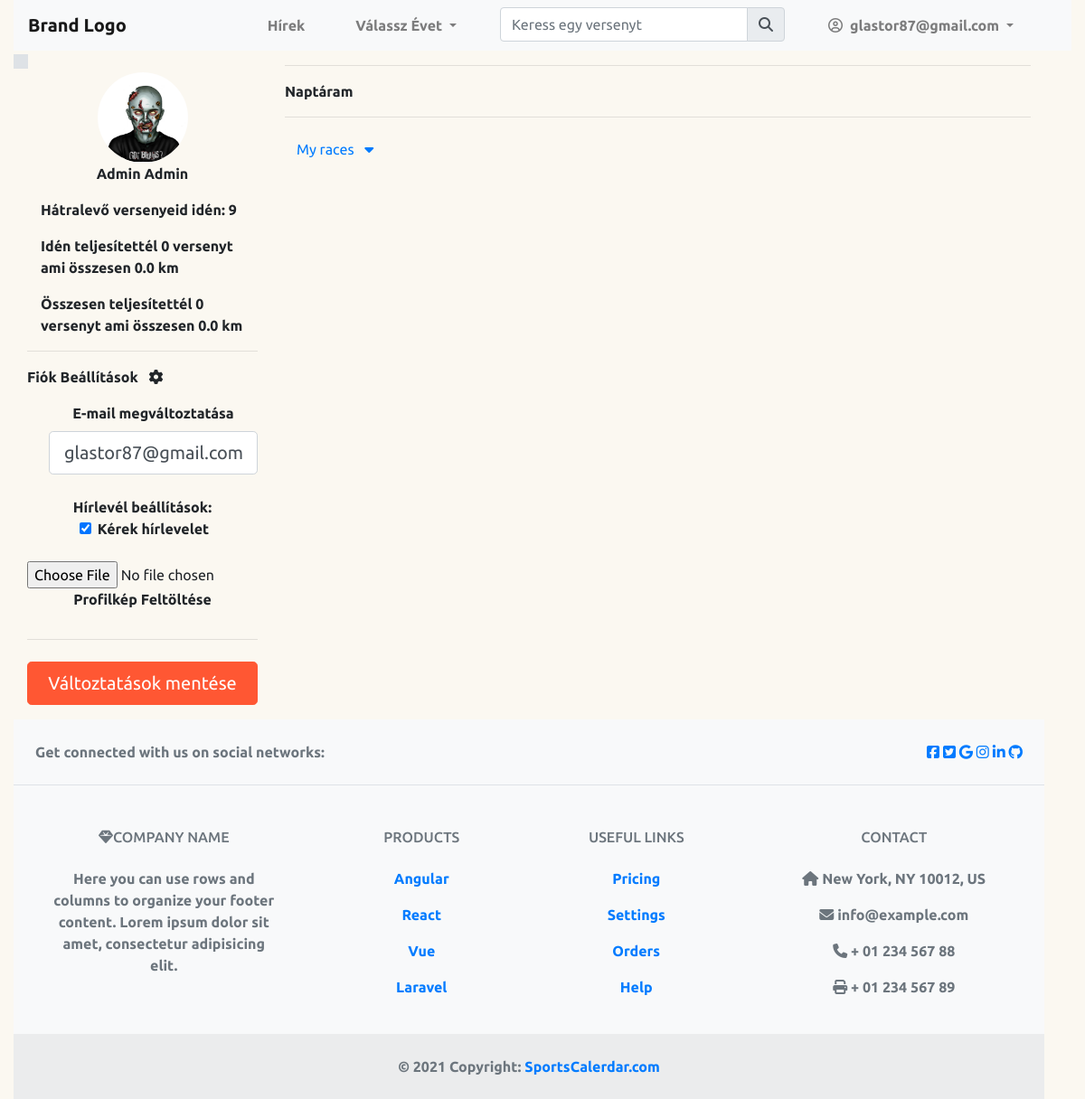
Page /dashboard (signed in) on the committed database.
### sportscalendar/models.py (models this page shows, shortened)
class User(db.Model, UserMixin):
    id = db.Column(db.Integer, primary_key=True)
    firstname = db.Column(db.String(100), nullable=False)
    lastname = db.Column(db.String(100), nullable=False)
    email = db.Column(db.String(220), unique=True, nullable=False)
    password = db.Column(db.String(100), nullable=False)
    newsletter = db.Column(db.Boolean, nullable=False, default=True)
    reg_date = db.Column(db.Date, nullable=False)
    is_premium = db.Column(db.Boolean, nullable=False)
    profile_pic = db.Column(db.String(255), default='default.png')
    following = db.relationship ("Race", secondary=user_race, backref="followers")

### sportscalendar/routes.py (the view)
@app.route("/dashboard", methods=["GET", "POST"])
@login_required
def dashboard():
    form = UpdateAccountForm()
    if form.validate_on_submit():
        if form.picture.data:
            picture_file = save_picture(form.picture.data)
            current_user.profile_pic = picture_file
        current_user.email = form.email.data
        current_user.newsletter = form.newsletter.data
        id = current_user.id
        db.session.commit()
        flash("Felhasználói adatok frisstve!", "success")
        return redirect(url_for("dashboard", id=id))
    elif request.method == 'GET':
        form.email.data = current_user.email
        form.newsletter.data = current_user.newsletter
    today = datetime.now()
    user_id = request.args.get('id')
    user = User.query.get(user_id)
    races = current_user.following
    datas = get_races_datas(races)
    image_file = url_for('static', filename='/image/profile_pics/' + current_user.profile_pic)
    if form.validate_on_submit():
        current_user.email = form.email.data
        current_user.newsletter = form.newsletter.data
        db.session.commit()
        flash("Felhasználói adatok frisstve!", "success")
        return redirect(url_for("dashboard"))
    elif request.method == 'GET':
        form.newsletter.data = current_user.newsletter
    print(datas)
    return render_template("dashboard.html",
                           logged_in=True,
                           user=user,
                           races=races,
                           today=today,
                           races_this_year=datas[0],
                           km_this_year=datas[1],
                           races_left=datas[2],
                           all_km=datas[3],
                           all_races=datas[4],
                           image_file=image_file,
                           form=form
                           )

### sportscalendar/forms.py (shortened to what this page needs)
class UpdateAccountForm(FlaskForm):
    email = StringField("E-mail megváltoztatása",
                        validators=[Email(), DataRequired()])
    newsletter = BooleanField("Kérek hírlevelet")
    picture = FileField('Profilkép Feltöltése',
                        validators=[FileAllowed(['jpg', 'png'])])
    submit = SubmitField("Változtatások mentése")

### sportscalendar/models.py (called while the page is built)
@login_manager.user_loader
def load_user(user_id):
    return User.query.get(int(user_id))

### sportscalendar/routes.py (called while the page is built)
def get_races_datas(races):
    done_races_number_this_year = 0
    done_races_km_this_year = 0.0
    races_left_this_year = 0
    all_races = 0
    all_km = 0.0
    for race in races:
        if race.start_date <= datetime.now():
            all_races += 1
            all_km += float(race.distance)
        if race.start_date <= datetime.now() and race.start_date.year == datetime.now().year:
            done_races_number_this_year += 1
            done_races_km_this_year += float(race.distance)
        elif race.start_date.year == datetime.now().year:
            races_left_this_year += 1
    return done_races_number_this_year, done_races_km_this_year, races_left_this_year, all_km, all_races

### sportscalendar/templates/dashboard.html (shortened to what this page needs)
{% extends "base.html" %}
{% block header %}
<link rel="stylesheet" href="https://cdn.jsdelivr.net/npm/fullcalendar@5.10.2/main.min.css">
{% endblock %}
{% block content %}
<div class="row container-fluid">
    <div class="col-md-3 pt-4">
        <div class="text-center">
            <img src="{{ image_file }}" class="rounded-circle account-img text-center">
        </div>
        <div class="text-center">
             {{ current_user.lastname }} {{ current_user.firstname }}
        </div>
        <div class="container mt-3">
            Hátralevő versenyeid idén: {{ races_left }}
        </div>
        <div class="container mt-3">
            Idén teljesítettél {{ races_this_year }} versenyt ami összesen {{ km_this_year }} km
        </div>
        <div class="container mt-3">
            Összesen teljesítettél {{ all_races }} versenyt ami összesen {{ all_km }} km
        </div>
        <div>
            <hr>
            <p>
                    <span>Fiók Beállítások</span> <i class="fa-solid fa-gear ml-2"></i>
                <div class="text-center" id="account-settings">
                        <form method="POST" action="" class="form-signin" enctype="multipart/form-data" novalidate>
                    <div class="ml-4 mb-4">
                            {{ form.email.label(class="form-label") }}
                            {{ form.email(class="form-control form-control-lg", id="form3Example3cg" ,placeholder="Új e-mail") }}
                    </div>
                     Hírlevél beállítások:
                    <div class="ml-4 mb-4">
                            {{ form.newsletter(class="form-check-input") }}
                            {{ form.newsletter.label(class="custom-control-label") }}
                    </div>
                    <div class="mb-4">
                            {{ form.picture(class="form-control-file") }}
                            {{ form.picture.label() }}
                    </div>
                    <hr class="my-4">
                                 {{ form.submit(class="btn btn-lg btn-primary btn-block") }}
                </form>
                </div>
            </p>
        </div>
    </div>
    <div class="col-md-9">
        <hr>
        <p>
            Naptáram
        </p>
        <hr>
        <p>
            <a class="btn" data-toggle="collapse" href="#collapseExample1" role="button" aria-expanded="false"
               aria-controls="collapseExample1">
                <span>My races</span> <i class="fas fa-caret-down ml-2"></i>
            </a>
        </p>
{% endblock %}

### sportscalendar/templates/base.html (shortened to what this page needs)
<!DOCTYPE html>
<html lang="en">
<head>
    <link
      rel="stylesheet"
      href="https://use.fontawesome.com/releases/v5.13.0/css/all.css"
    />
    <link rel="stylesheet" href="https://maxcdn.bootstrapcdn.com/bootstrap/4.0.0/css/bootstrap.min.css"
>
    <link rel="stylesheet" href="{{ url_for('static', filename='/css/styles.css') }}">
    {% block header %}{% endblock %}
</head>
<body>
<div class="main-container container-fluid">
<nav class="navbar navbar-expand-lg navbar-light bg-light">
    <a class="navbar-brand" href="/">Brand Logo</a>
    <div class="collapse navbar-collapse" id="navbarNav">
        <ul class="navbar-nav ml-auto">
            <li class="nav-item">
                <a class="nav-link" href="#">Hírek</a>
            </li>
            <li class="nav-item dropdown">
                <a class="nav-link dropdown-toggle" href="#" id="navbarDropdown" role="button" data-toggle="dropdown"
                   aria-haspopup="true" aria-expanded="false">
                    Válassz Évet
                </a>
            </li>
            <li class="nav-item">
                <div class="input-group">
                    <form class="input-group" method="POST">
                <input type="text" class="form-control" name="search_string" placeholder="Keress egy versenyt" aria-label="Recipient's username" aria-describedby="basic-addon2">
                <div class="input-group-append">
                <input style="font-family:FontAwesome;" class="input-group-text btn btn-light" id="basic-addon2" formaction="{{ url_for('search') }}" type="submit" value="&#xf002">
                </div></form>
                </div>
            </li>
            {% if current_user.is_authenticated %}
             <li class="nav-item dropdown">
                <a class="nav-link dropdown-toggle" href="#" id="UserDropdown" role="button" data-toggle="dropdown"
                   aria-haspopup="true" aria-expanded="false">
                   <i class="far fa-user-circle mr-1"></i>  {{ current_user.email }}
                </a>
            </li>
            {% else %}
            <li class="nav-item">
                <a class="nav-link" href="{{ url_for('login') }}">Sign In</a>
            </li>
            {% endif %}
        </ul>
    </div>
</nav>
{% block content %} {% endblock %}
</div>
</body>
<footer class="text-center text-lg-start bg-light text-muted">
  <section
    class="d-flex justify-content-center justify-content-lg-between p-4 border-bottom"
  >
    <div class="me-5 d-none d-lg-block">
      <span>Get connected with us on social networks:</span>
    </div>
    <div>
      <a href="" class="me-4 text-reset">
        <i class="fa fa-facebook-square"></i>
      </a>
      <a href="" class="me-4 text-reset">
        <i class="fa fa-twitter-square"></i>
      </a>
      <a href="" class="me-4 text-reset">
        <i class="fa fa-google"></i>
      </a>
      <a href="" class="me-4 text-reset">
        <i class="fa fa-instagram"></i>
      </a>
      <a href="" class="me-4 text-reset">
        <i class="fa fa-linkedin"></i>
      </a>
      <a href="" class="me-4 text-reset">
        <i class="fa fa-github"></i>
      </a>
    </div>
  </section>
  <section class="">
    <div class="container text-center text-md-start mt-5">
      <div class="row mt-3">
        <div class="col-md-3 col-lg-4 col-xl-3 mx-auto mb-4">
          <h6 class="text-uppercase fw-bold mb-4">
            <i class="fa fa-gem me-3"></i>Company name
          </h6>
          <p>
            Here you can use rows and columns to organize your footer content. Lorem ipsum
            dolor sit amet, consectetur adipisicing elit.
          </p>
        </div>
        <div class="col-md-2 col-lg-2 col-xl-2 mx-auto mb-4">
          <h6 class="text-uppercase fw-bold mb-4">
            Products
          </h6>
          <p>
            <a href="#!" class="text-reset">Angular</a>
          </p>
          <p>
            <a href="#!" class="text-reset">React</a>
          </p>
          <p>
            <a href="#!" class="text-reset">Vue</a>
          </p>
          <p>
            <a href="#!" class="text-reset">Laravel</a>
          </p>
        </div>
        <div class="col-md-3 col-lg-2 col-xl-2 mx-auto mb-4">
          <h6 class="text-uppercase fw-bold mb-4">
            Useful links
          </h6>
          <p>
            <a href="#!" class="text-reset">Pricing</a>
          </p>
          <p>
            <a href="#!" class="text-reset">Settings</a>
          </p>
          <p>
            <a href="#!" class="text-reset">Orders</a>
          </p>
          <p>
            <a href="#!" class="text-reset">Help</a>
          </p>
        </div>
        <div class="col-md-4 col-lg-3 col-xl-3 mx-auto mb-md-0 mb-4">
          <h6 class="text-uppercase fw-bold mb-4">
            Contact
          </h6>
          <p><i class="fa fa-home me-3"></i> New York, NY 10012, US</p>
          <p>
            <i class="fa fa-envelope me-3"></i>
            info@example.com
          </p>
          <p><i class="fa fa-phone me-3"></i> + 01 234 567 88</p>
          <p><i class="fa fa-print me-3"></i> + 01 234 567 89</p>
        </div>
      </div>
    </div>
  </section>
  <div class="text-center p-4" style="background-color: rgba(0, 0, 0, 0.05);">
    © 2021 Copyright:
    <a class="text-reset fw-bold" href="https://www.futanet.hu/">SportsCalerdar.com</a>
  </div>
</footer>
</html>

### sportscalendar/static/css/styles.css (style rules this page uses)
body { font-family: "Ubuntu"; font-weight: bold; font-color: black; max-width: 1280px; margin-right:auto; margin-left:auto; background: #84fab0; background: -webkit-linear-gradient(to right, rgba(132, 250, 176, 0.5), rgba(143, 211, 244, 0.5)); background: linear-gradient(to right, rgba(132, 250, 176, 0.5), rgba(143, 211, 244, 0.5)) }
.main-container { background-color: #FBF8F1; }
#navbarNav { padding: 0% 2% 0% 0%; padding-right: 20px; padding-left: 20px; }
#navbarNav ul li { padding-right: 20px; padding-left: 20px; }
.btn-primary { font-family: "Ubuntu"; background-color: #FF5733; border-color: #FF5733; }
.btn { margin: 0% 3% 0% 0%; }
.account-img { width: 100px; height: 100px; }

### rows in the picture
User: email "glastor87@gmail.com", lastname "Admin", firstname "Admin", newsletter "☑"

### other values in the picture
{{ races_left }} "9"
{{ races_this_year }} "0"
{{ km_this_year }} "0.0"
{{ all_races }} "0"
{{ all_km }} "0.0"
